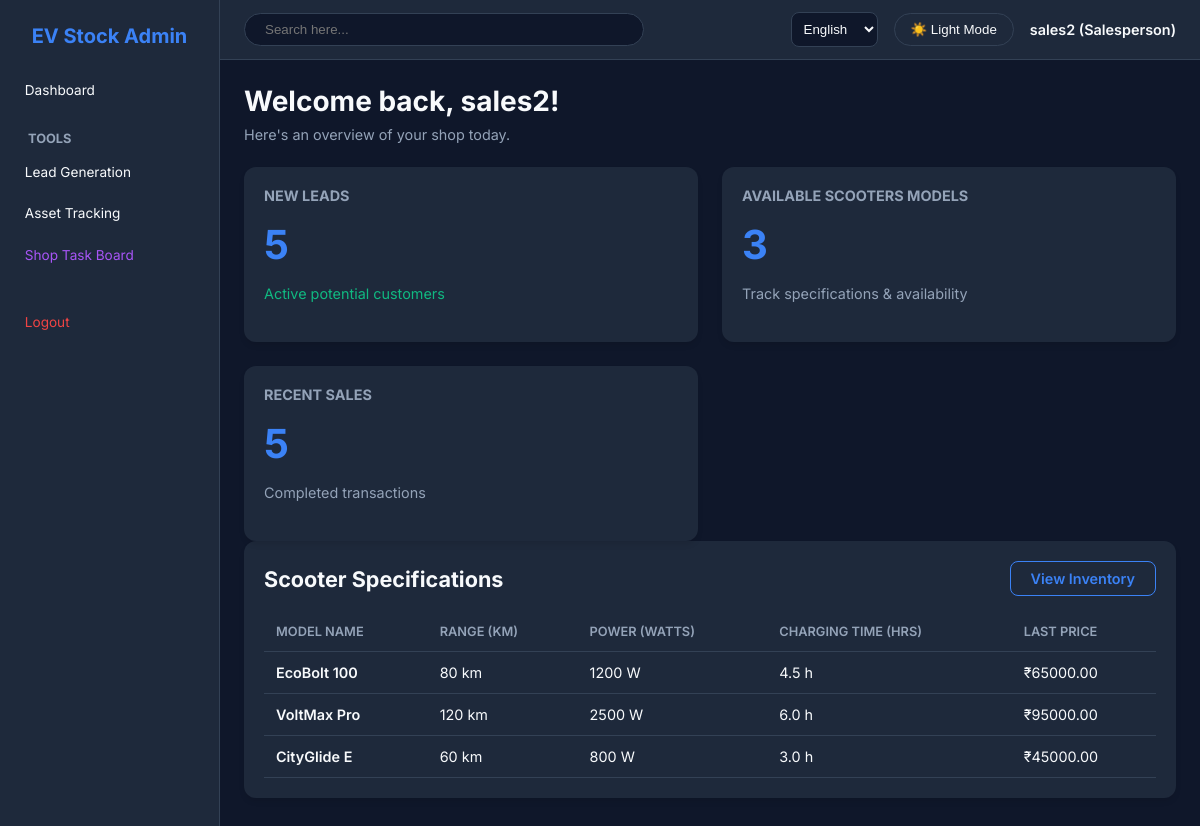
/ (signed in), run on the app's committed database.
### core/models.py (models this page shows, shortened)
class User(AbstractUser):
    ROLE_CHOICES = (
        ('ADMIN', 'Admin'),
        ('SALES', 'Salesperson'),
        ('CUSTOMER', 'Customer'),
    )
    role = models.CharField(max_length=10, choices=ROLE_CHOICES, default='SALES')
    phone_number = models.CharField(max_length=20, blank=True, null=True)
    aadhar_number = models.CharField(max_length=20, blank=True, null=True)
    pan_number = models.CharField(max_length=20, blank=True, null=True)
    aadhar_front_photo = models.ImageField(upload_to='customers/aadhar/', blank=True, null=True)
    aadhar_back_photo = models.ImageField(upload_to='customers/aadhar/', blank=True, null=True)
    pan_photo = models.ImageField(upload_to='customers/pan/', blank=True, null=True)
    misc = models.JSONField(default=dict, blank=True, null=True)

### inventory/models.py (models this page shows, shortened)
class ScooterModel(models.Model):
    name = models.CharField(max_length=100)
    range_km = models.IntegerField()
    watts = models.IntegerField()
    charging_time = models.FloatField()
    last_price = models.DecimalField(max_digits=10, decimal_places=2)
    battery_lithium_60w_range = models.IntegerField(null=True, blank=True, help_text="Range with 60W Lithium Battery")
    battery_lithium_72w_range = models.IntegerField(null=True, blank=True, help_text="Range with 72W Lithium Battery")
    battery_lead_60w_range = models.IntegerField(null=True, blank=True, help_text="Range with 60W Lead Battery")
    battery_lead_72w_range = models.IntegerField(null=True, blank=True, help_text="Range with 72W Lead Battery")
    misc = models.JSONField(default=dict, blank=True, null=True)

### core/views.py (the view)
# urls.py: path('', core_views.dashboard, name='dashboard'),
@login_required
def dashboard(request):
    scooters = ScooterModel.objects.all()
    recent_sales = SaleRecord.objects.order_by('-sale_date')[:5]
    new_leads = Lead.objects.filter(status='NEW')
    low_stock_alerts = []
    for s in scooters:
        count = StockItem.objects.filter(scooter_model=s, status='AVAILABLE').count()
        if count < 2:
            low_stock_alerts.append({
                'item': s.name,
                'count': count,
                'type': 'Scooter'
            })
    from django.db.models import Count
    other_items = StockItem.objects.filter(scooter_model__isnull=True, status='AVAILABLE')\
        .values('item_type', 'name')\
        .annotate(total=Count('id'))
    for item in other_items:
        if item['total'] < 2:
            low_stock_alerts.append({
                'item': item['name'] or item['item_type'],
                'count': item['total'],
                'type': item['item_type'].title()
            })
    return render(request, 'core/dashboard.html', {
        'scooters': scooters,
        'recent_sales': recent_sales,
        'new_leads': new_leads,
        'low_stock_alerts': low_stock_alerts,
    })

### templates/core/dashboard.html (shortened to what this page needs)
{% extends 'base.html' %}
{% block content %}
<div class="header">
    <div>
        <h1>Welcome back, {{ request.user.username }}!</h1>
        <p style="color: var(--text-muted); margin-top: 0.5rem;">Here's an overview of your shop today.</p>
    </div>
</div>
<div class="grid">
    <a href="{% url 'leads_list' %}" style="text-decoration: none; color: inherit; display: block;">
        <div class="card" style="cursor: pointer; height: 100%;">
            <h3 style="color: var(--text-muted); font-size: 0.9rem; text-transform: uppercase;">New Leads</h3>
            <div style="font-size: 2.5rem; font-weight: 700; margin: 1rem 0; color: var(--primary)">{{ new_leads|length }}
            </div>
            <p style="color: var(--success); font-size: 0.9rem;">Active potential customers</p>
        </div>
    </a>
    <a href="{% url 'inventory_list' %}" style="text-decoration: none; color: inherit; display: block;">
        <div class="card" style="cursor: pointer; height: 100%;">
            <h3 style="color: var(--text-muted); font-size: 0.9rem; text-transform: uppercase;">Available Scooters Models
            </h3>
            <div style="font-size: 2.5rem; font-weight: 700; margin: 1rem 0; color: var(--primary)">{{ scooters|length }}
            </div>
            <p style="color: var(--text-muted); font-size: 0.9rem;">Track specifications & availability</p>
        </div>
    </a>
    <a href="{% url 'sales_list' %}" style="text-decoration: none; color: inherit; display: block;">
        <div class="card" style="cursor: pointer; height: 100%;">
            <h3 style="color: var(--text-muted); font-size: 0.9rem; text-transform: uppercase;">Recent Sales</h3>
            <div style="font-size: 2.5rem; font-weight: 700; margin: 1rem 0; color: var(--primary)">{{ recent_sales|length }}</div>
            <p style="color: var(--text-muted); font-size: 0.9rem;">Completed transactions</p>
        </div>
    </a>
</div>
<div class="card">
    <div class="header" style="margin-bottom: 1rem;">
        <h2>Scooter Specifications</h2>
        <a href="{% url 'inventory_list' %}" class="btn"
            style="background: transparent; border: 1px solid var(--primary); color: var(--primary)">View Inventory</a>
    </div>
    <table>
        <thead>
            <tr>
                <th>Model Name</th>
                <th>Range (km)</th>
                <th>Power (Watts)</th>
                <th>Charging Time (hrs)</th>
                <th>Last Price</th>
            </tr>
        </thead>
        <tbody>
            {% for scooter in scooters %}
            <tr>
                <td style="font-weight: 600;">{{ scooter.name }}</td>
                <td>{{ scooter.range_km }} km</td>
                <td>{{ scooter.watts }} W</td>
                <td>{{ scooter.charging_time }} h</td>
                <td>₹{{ scooter.last_price }}</td>
            </tr>
            {% empty %}
            <tr>
                <td colspan="5" style="text-align: center; padding: 2rem; color: var(--text-muted)">
                    No scooter models available. Register some in the inventory.
                </td>
            </tr>
            {% endfor %}
        </tbody>
    </table>
</div>
{% endblock %}

### templates/base.html (shortened to what this page needs)
{% load i18n %}
<!DOCTYPE html>
<html lang="en" data-theme="dark">
<head>
</head>
<body>
    {% if request.user.is_authenticated %}
    <div class="sidebar">
        <h2>EV Stock Admin</h2>
        <a href="{% url 'dashboard' %}">{% trans "Dashboard" %}</a>
        <h4 style="margin: 1.5rem 0 0.5rem 1rem; color: var(--text-muted); font-size: 0.8rem; text-transform: uppercase;">{% trans "Tools" %}</h4>
        <a href="{% url 'leads_list' %}">{% trans "Lead Generation" %}</a>
        <a href="{% url 'search_asset' %}">{% trans "Asset Tracking" %}</a>
        <a href="{% url 'board_view' %}" style="color: #a855f7;">{% trans "Shop Task Board" %}</a>
        <div style="margin-top: 2rem">
            <a href="{% url 'logout' %}" style="color: var(--danger)">{% trans "Logout" %}</a>
        </div>
    </div>
    {% endif %}
    <div class="main-content">
        <div class="top-navbar">
            <form action="{% url 'global_search' %}" method="get" style="flex: 1; display: flex; max-width: 400px; margin-right: auto;">
                <input type="text" name="q" placeholder="Search here..." required style="width: 100%; padding: 0.5rem 1.25rem; border-radius: 20px; border: 1px solid var(--border-color); background: var(--bg-color); color: var(--text-color);">
            </form>
            <form action="{% url 'set_language' %}" method="post">{% csrf_token %}
                <select name="language" onchange="this.form.submit()" class="language-dropdown">
                    {% get_current_language as LANGUAGE_CODE %}
                    {% get_available_languages as LANGUAGES %}
                    {% for lang in LANGUAGES %}
                        <option value="{{ lang.0 }}" {% if lang.0 == LANGUAGE_CODE %}selected{% endif %}>
                            {{ lang.1 }}
                        </option>
                    {% endfor %}
                </select>
            </form>
            <button class="theme-toggle" id="theme-btn">🌙 Dark Mode</button>
            <span style="font-weight: 600;">{{ request.user.username }} ({{ request.user.get_role_display }})</span>
        </div>
        <div class="content-area">
            {% block content %}{% endblock %}
        </div>
    </div>
</body>
</html>

### templates/base.html (style rules this page uses)
:root { --bg-color: #f1f5f9; --card-bg: #ffffff; --text-color: #0f172a; --text-muted: #64748b; --primary: #3b82f6; --primary-hover: #2563eb; --success: #10b981; --danger: #ef4444; --border-color: #e2e8f0; --radius: 12px; }
[data-theme="dark"] { --bg-color: #0f172a; --card-bg: #1e293b; --text-color: #f8fafc; --text-muted: #94a3b8; --border-color: #334155; }
* { box-sizing: border-box; margin: 0; padding: 0; }
body { font-family: 'Inter', sans-serif; font-size: 0.9rem; background-color: var(--bg-color); color: var(--text-color); display: flex; min-height: 100vh; transition: background-color 0.3s, color 0.3s; }
.sidebar { width: 220px; background: var(--card-bg); padding: 1.5rem 0.75rem; border-right: 1px solid var(--border-color); transition: background-color 0.3s, border-color 0.3s; }
.sidebar h2 { margin-bottom: 1.5rem; color: var(--primary); font-weight: 700; text-align: center; font-size: 1.25rem; }
.sidebar a { display: block; color: var(--text-color); text-decoration: none; padding: 0.6rem 0.8rem; border-radius: var(--radius); margin-bottom: 0.4rem; transition: background 0.2s; font-size: 0.85rem; }
.main-content { flex: 1; display: flex; flex-direction: column; overflow-y: auto; }
.top-navbar { padding: 0.75rem 1.5rem; display: flex; justify-content: flex-end; align-items: center; gap: 1rem; border-bottom: 1px solid var(--border-color); background: var(--card-bg); }
.content-area { padding: 1.5rem; }
.card { background: var(--card-bg); border-radius: var(--radius); padding: 1.25rem; box-shadow: 0 4px 6px -1px rgb(0 0 0 / 0.1); margin-bottom: 1.25rem; }
.grid { display: grid; grid-template-columns: repeat(auto-fit, minmax(300px, 1fr)); gap: 1.5rem; }
.btn { background: var(--primary); color: white; border: none; padding: 0.5rem 1.25rem; border-radius: 8px; cursor: pointer; font-weight: 600; transition: background 0.2s; text-decoration: none; display: inline-block; }
.header { display: flex; justify-content: space-between; align-items: center; margin-bottom: 1.5rem; }
.header h1 { font-size: 1.75rem; }
table { width: 100%; border-collapse: collapse; margin-top: 0.75rem; }
th, td { padding: 0.75rem; text-align: left; border-bottom: 1px solid var(--border-color); }
th { color: var(--text-muted); font-weight: 600; text-transform: uppercase; font-size: 0.8rem; }
input, select, textarea { background: var(--bg-color); color: var(--text-color); border: 1px solid var(--border-color); }
.theme-toggle { background: transparent; border: 1px solid var(--border-color); color: var(--text-color); padding: 0.5rem 1rem; border-radius: 20px; cursor: pointer; }
.language-dropdown { background: var(--bg-color); color: var(--text-color); border: 1px solid var(--border-color); padding: 0.5rem; border-radius: 8px; }

### data on the page
User: user.username "sales2", user.role "Salesperson"
ScooterModel: name "EcoBolt 100", range_km "80", watts "1200", charging_time "4.5", last_price "65000.00"
ScooterModel: name "VoltMax Pro", range_km "120", watts "2500", charging_time "6.0", last_price "95000.00"
ScooterModel: name "CityGlide E", range_km "60", watts "800", charging_time "3.0", last_price "45000.00"

### other printed values
{{ new_leads|length }} "5"
{{ scooters|length }} "3"
{{ recent_sales|length }} "5"
form field language "English"
